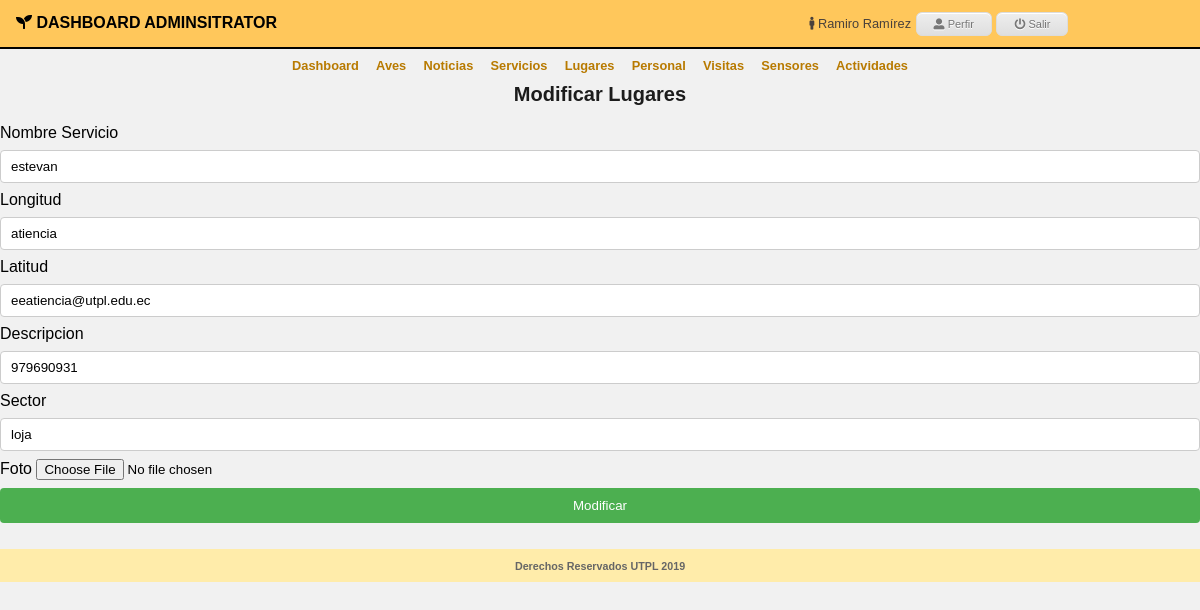
/administrator/adm_staff/update.php?no=7 (signed in), run on the app's committed database.
### tables this page shows
CREATE TABLE `staff` (
  `id` int(11) NOT NULL,
  `nombres` varchar(150) NOT NULL,
  `apellidos` varchar(150) NOT NULL,
  `correo` varchar(200) NOT NULL,
  `celular` varchar(10) NOT NULL,
  `domicilio` varchar(300) NOT NULL,
  `nacionalidad` varchar(150) NOT NULL,
  `lugarEncargo` varchar(150) NOT NULL,
  `galeria` varchar(200) NOT NULL
);

### administrator/security/security.php (called while the page is built, shortened)
<?php
	if(@$_SESSION['autentificado'] && $_SESSION['nombre'] && $_SESSION['rol']){
		include($_SESSION['site_path']."/dll/class_mysqli.php");
		$miconexion = new clase_mysqli;
	}else{
		echo "<script>location.href='../'</script>";
	}
?>

### dll/class_mysqli.php (called while the page is built, shortened)
<?php
class clase_mysqli{
	var $BaseDatos;
	var $Servidor;
	var $Usuario;
	var $Clave;
	var $Conexion_ID=0;
	var $Consulta_ID=0;
	function clase_mysqli($host="", $user="", $pass="", $db=""){
		$this->BaseDatos=$db;
		$this->Servidor=$host;
		$this->Usuario=$user;
		$this->Clave=$pass;
	}
	function conectar($host, $user, $pass, $db){
		if($db != "")$this->BaseDatos=$db;
		if($host != "")$this->Servidor=$host;
		if($user != "")$this->Usuario=$user;
		if($pass != "")$this->Clave=$pass;
		$this->Conexion_ID=new mysqli($this->Servidor, $this->Usuario, $this->Clave, $this->BaseDatos);
		return$this->Conexion_ID;
	}
	function consulta($sql=""){
		$this->Consulta_ID=mysqli_query($this->Conexion_ID,$sql);
		return $this->Consulta_ID;
	}
	function numcampos(){
		return mysqli_num_fields($this->Consulta_ID);
	}
	function consulta_lista(){
		while ($row = mysqli_fetch_array($this->Consulta_ID)) {
			for ($i=0; $i < $this->numcampos(); $i++) {
				$row[$i];
			}
			return $row;
		}
	}
}
?>

### administrator/adm_staff/update.php (the view, shortened to what this page needs)
<?php
extract($_GET);
include('../adm_header.php');
$miconexion->consulta("SELECT * FROM staff WHERE id='".$no."' ");
$lista=$miconexion->consulta_lista();
?>
<!DOCTYPE html>
<html>
<head>
<link rel="stylesheet" href="../../css/estilosServicios.css">
</head>
<body>
  <h3 class="titulo">Modificar Lugares</h3>
  <div class="main-container">
	  <form action="modiflug2.php" method="POST" enctype="multipart/form-data">
      <input  type="hidden" id="id" name="id" placeholder="Id Lugar"><br>
		<label>Nombre Servicio</label>
  		<input class="text" type="text" id="name" name="name" placeholder="Nombre " value="<?php echo $lista[1];?>"><br>
		<label>Longitud</label>
  		<input class="text" type="text" id="lastname" name="lastname" placeholder="Apellido" value="<?php echo $lista[2];?>"><br>
		<label>Latitud</label>
  		<input class="text" type="text" id="latitud" name="latitud" placeholder="Latitud" value="<?php echo $lista[3];?>"><br>
		<label>Descripcion</label>
  		<input class="text" type="text" id="descrip" name="descrip" placeholder="Descripcion" value="<?php echo $lista[4];?>"><br>
  		<label>Sector</label>
  		<input class="text" type="text" id="sector" name="sector"  placeholder="sector" value="<?php echo $lista[5];?>"><br>
		<label for="">Foto</label>
		<input type="file" class="form-control" accept="image/*" name="foto" id="foto" value="<?php echo $lista[7];?>">
		<br>
      <input type="submit" value="Modificar">
     </form>
  	</div>
    <br>
  <?php
  include('../adm_footer.php');
  ?>
</body>
</html>

### administrator/css/style.css (style rules this page uses)
* { padding: 0; margin: 0; }
html, body { background: #f1f1f1; height: 100%; font-family: arial; }

### css/estilosServicios.css (style rules this page uses)
*, *:before, *:after { box-sizing: border-box; }
.titulo { text-align: center; font-size: 20px; color: #1C1C1C; }
.text, input[type=text], select { width: 100%; padding: 8px 10px; margin: 8px 0; display: inline-block; border: 1px solid #ccc; border-radius: 4px; box-sizing: border-box; }
.submi, input[type=submit] { width: 100%; background-color: #4CAF50; color: white; padding: 10px 15px; margin: 8px 0; border: none; border-radius: 4px; cursor: pointer; }

### data on the page
staff: name "estevan", lastname "atiencia", latitud "eeatiencia@utpl.edu.ec", descrip "979690931", sector "loja"

### other printed values
utf8_encode($_SESSION['nombre']) "Ramiro Ramírez"
